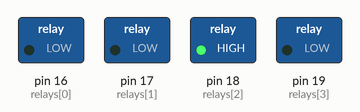
Recording of a sketch running on a simulated Arduino Uno, built with avr-gcc and run on an emulated ATmega328P. Shown: switched loads named in the sketch (green lamp = pin HIGH).

Above: at 0.5 s.
At 0.8 s:
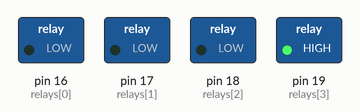
At 1.9 s:
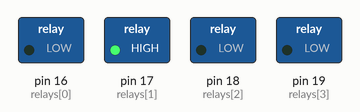
At 3.2 s:
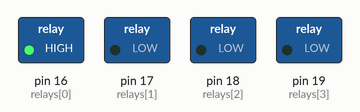
Timing chart, 0 to 3.7 s (numbered marks = the images above):
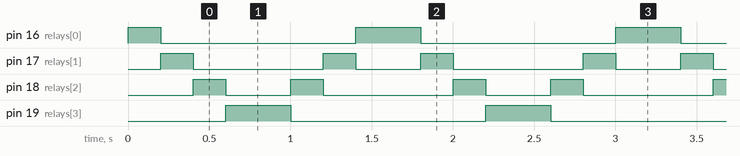

The sketch:

knight_rider.ino
```cpp
// you can change the pin numbers to match your wiring
// this example uses 4 relays connected to pins 16, 17, 18, and 19

// for the circuit, you can refer to the corresponding wiring diagram available in the documentation

int relays[] = {16, 17, 18, 19};
int count = 4;

void setup() {
  for(int i=0; i<count; i++){
    pinMode(relays[i], OUTPUT);
  }
}

void loop() {
  // Forward
  for(int i=0; i<count; i++){
    digitalWrite(relays[i], HIGH);
    delay(200);
    digitalWrite(relays[i], LOW);
  }

  // Backward
  for(int i=count-1; i>=0; i--){
    digitalWrite(relays[i], HIGH);
    delay(200);
    digitalWrite(relays[i], LOW);
  }
}
```

Measured:
- by itself, pin 16 (relays[0]): repeats every 1.6 s: LOW 1.2 s, HIGH 0.40 s
- by itself, pin 17 (relays[1]): repeats every 1.6 s: LOW 0.80 s, HIGH 0.20 s, LOW 0.40 s, HIGH 0.20 s
- by itself, pin 18 (relays[2]): repeats every 1.6 s: LOW 0.40 s, HIGH 0.20 s, LOW 0.80 s, HIGH 0.20 s
- by itself, pin 19 (relays[3]): alternates HIGH for 0.40 s and LOW for 1.2 s
